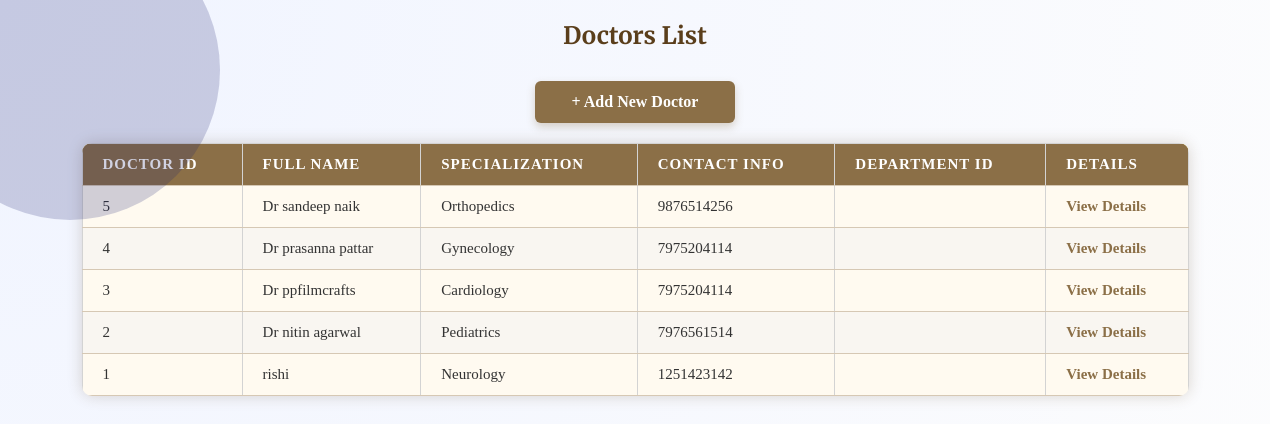
/doctors/view_doctors.php, run on the app's committed database.
### tables this page shows
CREATE TABLE `doctors` (
  `doctor_id` int(11) NOT NULL,
  `name` varchar(100) NOT NULL,
  `specialization` varchar(100) DEFAULT NULL,
  `contact_info` varchar(100) DEFAULT NULL,
  `department_id` int(11) DEFAULT NULL
);

### doctors/view_doctors.php (the view, shortened to what this page needs)
<?php
include '../includes/db.php';
$sql = "SELECT doctor_id, name, specialization, contact_info, department_id FROM doctors ORDER BY doctor_id DESC";
$result = $conn->query($sql);
?>
<!DOCTYPE html>
<html>
<head>
    <link rel="stylesheet" href="../css/style.css">
</head>
<body>
    <h2>Doctors List</h2>
    <a href="add_doctor.php" class="add-doctor-btn">+ Add New Doctor</a>
    <table>
        <thead>
            <tr>
                <th>Doctor ID</th>
                <th>Full Name</th>
                <th>Specialization</th>
                <th>Contact Info</th>
                <th>Department ID</th>
                <th>Details</th>
            </tr>
        </thead>
        <tbody>
            <?php if ($result && $result->num_rows > 0): ?>
                <?php while($row = $result->fetch_assoc()): ?>
                    <tr>
                        <td><?php echo htmlspecialchars($row['doctor_id']); ?></td>
                        <td><?php echo htmlspecialchars($row['name']); ?></td>
                        <td><?php echo htmlspecialchars($row['specialization']); ?></td>
                        <td><?php echo htmlspecialchars($row['contact_info']); ?></td>
                        <td><?php echo htmlspecialchars($row['department_id']); ?></td>
                        <td><a class="view-link" href="view_doctor.php?d_id=<?php echo $row['doctor_id']; ?>">View Details</a></td>
                    </tr>
                <?php endwhile; ?>
            <?php else: ?>
                <tr><td colspan="6" style="text-align:center;">No doctors found.</td></tr>
            <?php endif; ?>
        </tbody>
    </table>
</body>
</html>

### css/style.css (style rules this page uses)
* { margin: 0; padding: 0; box-sizing: border-box; }
body { background: radial-gradient(circle at top left, #f0f4ff, #fdfdfd); font-family: 'Open Sans', sans-serif; color: #2E2E2E; min-height: 100vh; position: relative; overflow-x: hidden; }
body::before, body::after { content: ''; position: absolute; border-radius: 50%; opacity: 0.2; z-index: 0; pointer-events: none; animation: float 10s ease-in-out infinite; }
body::before { width: 300px; height: 300px; background: #1A1F71; top: -80px; left: -80px; }
body::after { width: 200px; height: 200px; background: #C9B037; bottom: -60px; right: -60px; }
h1, h2, h3 { font-family: 'Merriweather', serif; color: #1A1F71; z-index: 1; position: relative; }
table { width: 100%; border-collapse: collapse; margin-top: 30px; font-size: 15px; }
th, td { padding: 14px; border: 1px solid #D3D3D3; text-align: left; }
thead { background-color: #C9B037; color: white; }
tbody tr:nth-child(even) { background-color: #F9F6F1; }
a { color: #1A1F71; text-decoration: none; transition: color 0.3s; font-weight: bold; }

### doctors/view_doctors.php (style rules this page uses)
body { font-family: 'Georgia', serif; background-color: #f8f4f0; color: #333; padding: 20px; }
h2 { text-align: center; color: #5a3e1b; margin-bottom: 30px; }
table { width: 90%; margin: 0 auto; border-collapse: collapse; box-shadow: 0 0 15px rgba(90, 62, 27, 0.2); background: #fffaf0; border-radius: 10px; overflow: hidden; }
th, td { padding: 12px 20px; border-bottom: 1px solid #d6c8b4; text-align: left; }
th { background-color: #8b6f47; color: white; text-transform: uppercase; letter-spacing: 1px; }
a.view-link { color: #8b6f47; text-decoration: none; font-weight: 600; }
.add-doctor-btn { display: block; width: 200px; margin: 20px auto; padding: 12px; background-color: #8b6f47; color: white; text-align: center; border-radius: 6px; text-decoration: none; font-weight: bold; box-shadow: 0 4px 8px rgba(139,111,71,0.3); }

### data on the page
doctors: doctor_id "5", name "Dr sandeep naik", specialization "Orthopedics", contact_info "9876514256"
doctors: doctor_id "4", name "Dr prasanna pattar", specialization "Gynecology", contact_info "7975204114"
doctors: doctor_id "3", name "Dr ppfilmcrafts", specialization "Cardiology", contact_info "7975204114"
doctors: doctor_id "2", name "Dr nitin agarwal", specialization "Pediatrics", contact_info "7976561514"
doctors: doctor_id "1", name "rishi", specialization "Neurology", contact_info "1251423142"
